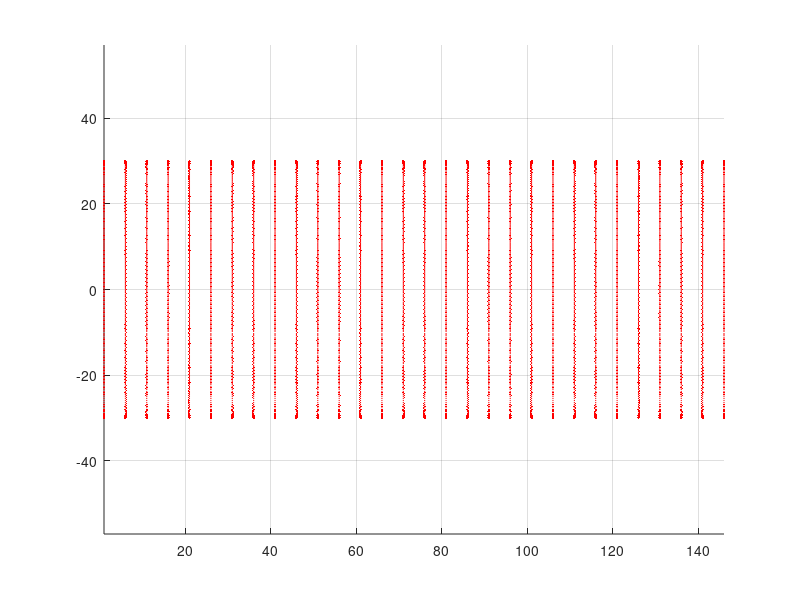

The MATLAB script that drew this image: (Note: this script raises an error after producing the figure.)
function station = halfCylinder (CPs,CPw)
% HALFCYLINDER Generates a 3D B-spline representation of a half cylinder
%
% Copyright (c) 2008-2025 Ahmad Faisal Mohamad Ayob, VSG Labs
%
% INPUT: CPs which is the number of control points desired in each individual
%        station
%        CPw whcih is the number of control points desired in longitudinal
%        direction
% say that the file circle1.m~circle10.m eventually giving us a 3D
% representation of a half cylinder

% Assume that the shape is arranged station-wise (YZ), and increment
% towards positive length-wise is deltaX
% CPstation = 8;
% CPwaterline=4;

% Set default parameters
if nargin < 1 || isempty(CPs)
    CPs = 8;
end
if nargin < 2 || isempty(CPw)
    CPw = 4;
end

YZ = load('halfCircle.dat');
sizeYZ = size(YZ);
lengthYZ = sizeYZ(1);
X = ones(lengthYZ,1);
deltaX = 5;
figure; hold on; grid on;
n_station = 30;
% XYZout = [];

for i=1:n_station
    
    XYZ = [X YZ];
    % Store the XYZ data using structure arrays
    station(i).x	= XYZ(:,1)';
    station(i).y	= XYZ(:,2)';
    station(i).z	= XYZ(:,3)';
    
    plot3(XYZ(:,1),XYZ(:,2),XYZ(:,3),'r.-');
    X = X+deltaX;
end
axis equal

%station

 [X,Y,Z] = BSplineFit3(CPs,CPw,station);
 [u,v,w] = BSplineSurf(X,Y,Z);
end